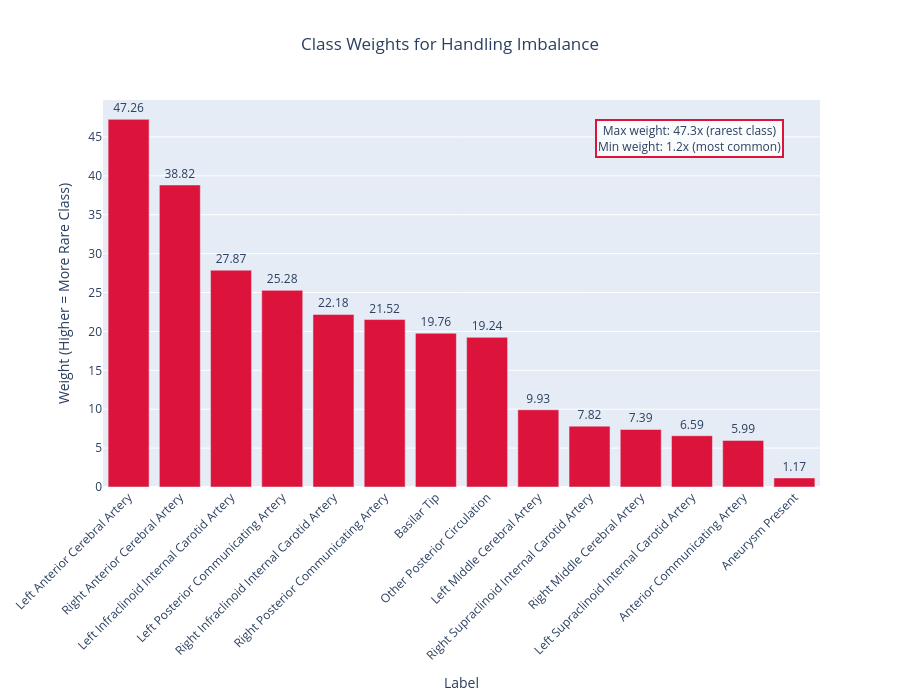

The cell this chart's notebook holds for it:
### Markdown cell above
## 8. Class Weighting for Balanced Training

Compute class weights to handle severe imbalance.

### Code cell
# Compute class weights using sklearn formula: n_samples / (n_classes * n_samples_per_class)
class_weights = {}
n_samples = len(df)

for col in label_cols:
    n_positive = df[col].sum()
    if n_positive > 0:
        weight = n_samples / (2 * n_positive)
        class_weights[col] = weight
    else:
        class_weights[col] = 1.0

weights_df = pd.DataFrame([
    {'Label': col, 'Weight': class_weights[col], 'Positive Count': df[col].sum()}
    for col in label_cols
]).sort_values('Weight', ascending=False)

print("\n" + "═" * 100)
print("CLASS WEIGHTS FOR BALANCED TRAINING")
print("═" * 100)
print(weights_df.to_string(index=False))

# Bar chart of weights
fig = go.Figure([
    go.Bar(
        x=weights_df['Label'],
        y=weights_df['Weight'],
        text=weights_df['Weight'].round(2),
        textposition='outside',
        marker=dict(color='crimson')
    )
])

fig.update_layout(
    title={'text': 'Class Weights for Handling Imbalance', 'x': 0.5, 'xanchor': 'center'},
    xaxis_title='Label',
    yaxis_title='Weight (Higher = More Rare Class)',
    xaxis_tickangle=-45,
    height=700,
    annotations=[{
        'text': f'Max weight: {weights_df["Weight"].max():.1f}x (rarest class)<br>Min weight: {weights_df["Weight"].min():.1f}x (most common)',
        'x': 0.95,
        'y': 0.95,
        'xref': 'paper',
        'yref': 'paper',
        'showarrow': False,
        'bgcolor': 'rgba(255,255,255,0.8)',
        'bordercolor': 'crimson',
        'borderwidth': 2
    }]
)

fig.show()

# Save class weights to JSON
weights_json_path = Path('/mnt/raid0/kaggle_rsna_full/rsna_github/configs/class_weights.json')
weights_json_path.parent.mkdir(exist_ok=True)

with open(weights_json_path, 'w') as f:
    json.dump(class_weights, f, indent=2)

print(f"\nClass weights saved to: {weights_json_path}")

### Figure 1 — Plotly figure (JSON) as saved in the notebook; plotly's stock layout.template omitted (floating-point values rounded to 4 significant figures)
{"data": [{"marker": {"color": "crimson"}, "text": [47.26, 38.82, 27.87, 25.28, 22.18, 21.52, 19.76, 19.24, 9.93, 7.82, 7.39, 6.59, 5.99, 1.17], "textposition": "outside", "type": "bar", "x": ["Left Anterior Cerebral Artery", "Right Anterior Cerebral Artery", "Left Infraclinoid Internal Carotid Artery", "Left Posterior Communicating Artery", "Right Infraclinoid Internal Carotid Artery", "Right Posterior Communicating Artery", "Basilar Tip", "Other Posterior Circulation", "Left Middle Cerebral Artery", "Right Supraclinoid Internal Carotid Artery", "Right Middle Cerebral Artery", "Left Supraclinoid Internal Carotid Artery", "Anterior Communicating Artery", "Aneurysm Present"], "y": [47.26, 38.82, 27.87, 25.28, 22.18, 21.52, 19.76, 19.24, 9.927, 7.82, 7.395, 6.588, 5.989, 1.167]}], "layout": {"annotations": [{"bgcolor": "rgba(255,255,255,0.8)", "bordercolor": "crimson", "borderwidth": 2, "showarrow": false, "text": "Max weight: 47.3x (rarest class)<br>Min weight: 1.2x (most common)", "x": 0.95, "xref": "paper", "y": 0.95, "yref": "paper"}], "height": 700, "title": {"text": "Class Weights for Handling Imbalance", "x": 0.5, "xanchor": "center"}, "xaxis": {"tickangle": -45, "title": {"text": "Label"}}, "yaxis": {"title": {"text": "Weight (Higher = More Rare Class)"}}}}
